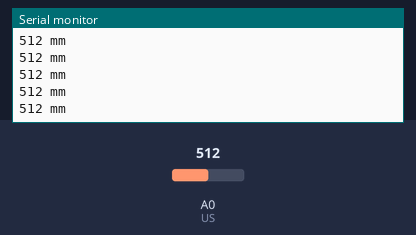
This sketch was run on a simulated Arduino Uno, built with avr-gcc and run on an emulated ATmega328P. On the bench: the last lines printed to the serial monitor. The test bench sets the inputs (shaded band); at power-on: A0 (US) = 512.

Above: at 1.2 s.
1.3 s: A0 (US) set to 716
At 1.31 s:
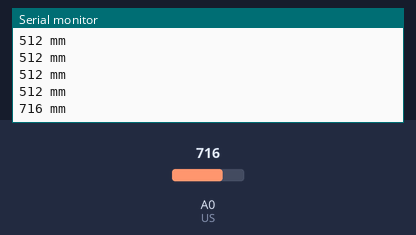
2.8 s: A0 (US) set to 900
At 2.81 s:
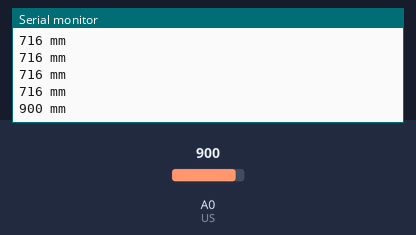
Timing chart, 0 to 5.8 s (numbered marks = the images above; inputs shaded):
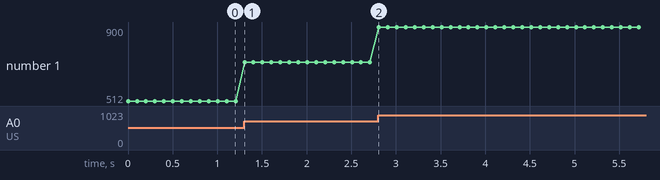

The sketch:

US-016.ino
```cpp
int US = A0;
int om ; // one meter
int tm ; // three meter
void setup() {
  Serial.begin(9600);
}

void loop() {
  om = analogRead(US);
  tm = om * 3;
  Serial.print(om); // one meter
  // Serial.print(tm); // three meter
  Serial.println(" mm");
  delay(100);
}
```

Measured:
- after the input at 1.3 s, the serial monitor: prints a new line at once (image 1)
- after the input at 2.8 s, the serial monitor: prints a new line at once (image 2)
- plotted number 1: 512 → 716 after the input at 1.3 s, 716 → 900 after the input at 2.8 s
